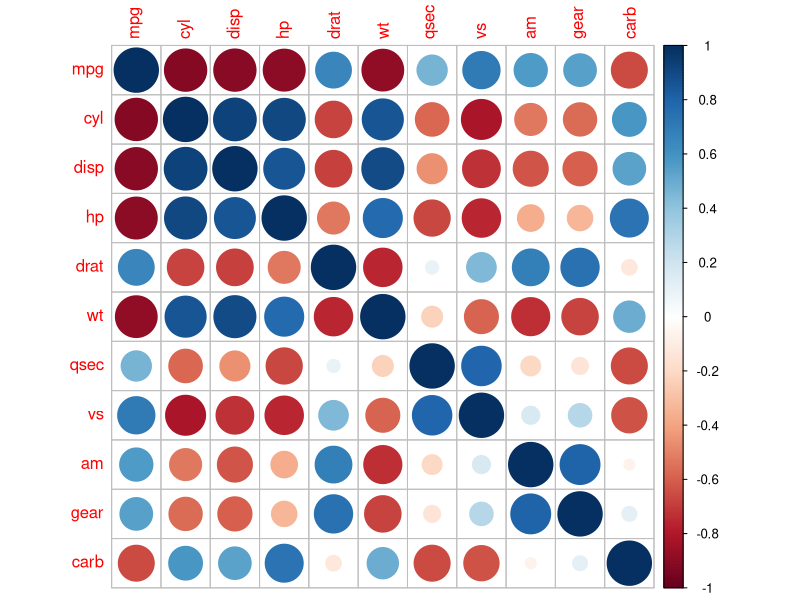
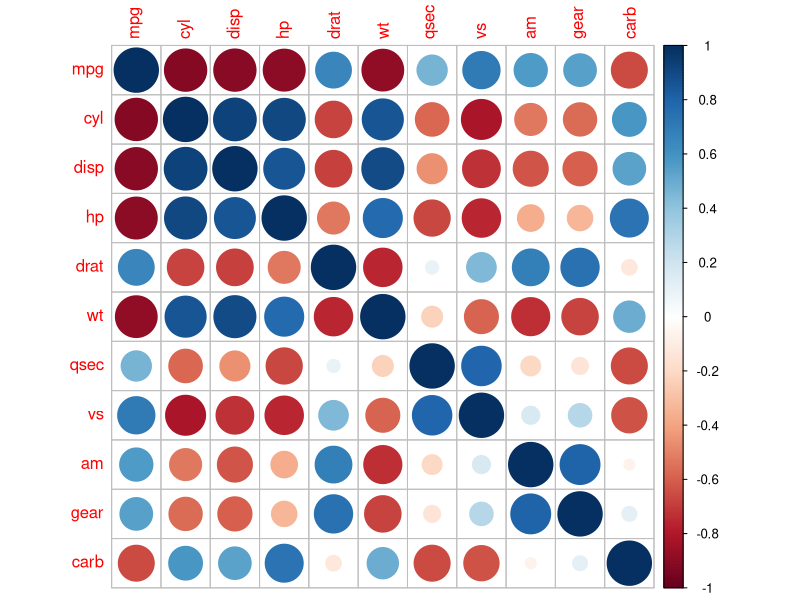
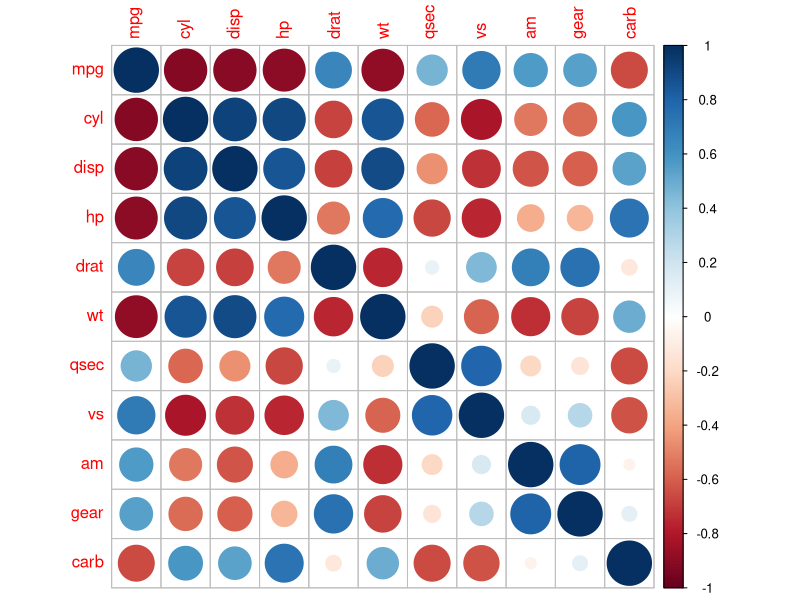

Generate these figures, in order, with R:
## ---- chunk 1
knitr::opts_chunk$set(message = FALSE, warning = FALSE)
## ---- chunk 2
data(mtcars)
head(mtcars)
## ---- chunk 3
library(tibble)
as_tibble(mtcars)
## ---- chunk 4
class(as_tibble(mtcars))
## ---- chunk 5
# convert data frame with rownames (mtcars) to tibble
as_tibble(rownames_to_column(mtcars, var = 'model'))

# convert tibble to matrix with rownames;
mtcars.tbl <- as_tibble(rownames_to_column(mtcars, var = 'model'))
head(as.matrix(column_to_rownames(mtcars.tbl, var = 'model')))
## ---- chunk 6
mtcars.tbl <- mtcars %>%
    rownames_to_column(var = 'model') %>%
    as_tibble()
## ---- chunk 7
cor.mat <- cor(mtcars, method = 'spearman')

cor.mat <- mtcars %>%
    cor(method = 'spearman')
## ---- chunk 8
# nested function calls
cor.plot <- corrplot::corrplot(cor(mtcars, method = 'spearman'))

# intermediate variable stored
cor.mat <- cor(mtcars, method = 'spearman')
cor.plot <- corrplot::corrplot(cor.mat)

# cleanest expression
cor.plot <- mtcars %>%
    cor(method = 'spearman') %>%
    corrplot::corrplot()
